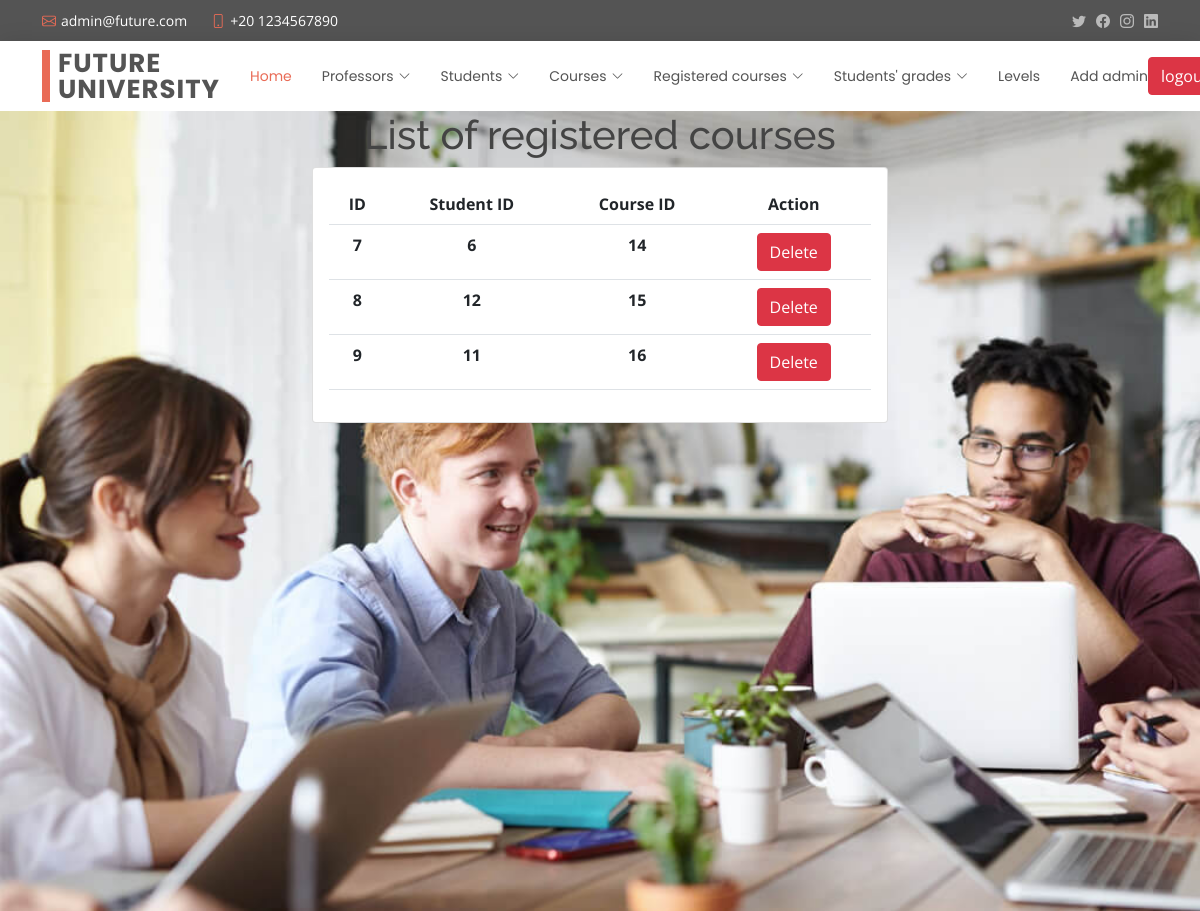
Screenshot of /registcourse/list.php (signed in) with the database file from the repository.
### tables this page shows
CREATE TABLE `registcourse` (
  `id` int(11) NOT NULL,
  `studentId` int(11) NOT NULL,
  `courseId` int(11) NOT NULL
);

### registcourse/list.php (the view, shortened to what this page needs)
<?php ob_start();
include '../shared/header.php';
include '../shared/nav.php';
include '../general/config.php';
$select = "SELECT * FROM `registcourse`";
$s = mysqli_query($conn, $select);
?>
<link rel="stylesheet" href="./prof.css">
<div class="parent">
<h1 class="text-center">List of registered courses</h1>
<div class="container col-md-6 text-center">
        <div class="card">
            <div class="card-body">
                <table class="table">
                    <tr>
                        <th>ID</th>
                        <th>Student ID</th>
                        <th>Course ID</th>
                        <th >Action</th>
                    </tr>
                    <?php foreach($s as $data) {?>
                    <tr>
                        <th><?php echo $data['id']?></th>
                        <th><?php echo $data['studentId']?></th>
                        <th><?php echo $data['courseId']?></th>
                        <th><a href="/university/registcourse/list.php?delete=<?php echo $data['id'] ?>" class="btn btn-danger">Delete</a></th>
                    </tr>
                    <?php }?>
                </table>
            </div>
        </div>
</div>
</div>
<?php include '../shared/script.php'?>

### assets/css/style.css (style rules this page uses)
body { font-family: "Open Sans", sans-serif; color: #444444; }
a { color: #e96b56; text-decoration: none; }
h1, h2, h3, h4, h5, h6 { font-family: "Raleway", sans-serif; }

### registcourse/prof.css (style rules this page uses)
.parent { background-image: url("../assets/img/about.jpg"); background-size: 100%; height: 100vh; width: 100%; }

### rows the page displays
registcourse: id "7", studentId "6", courseId "14"
registcourse: id "8", studentId "12", courseId "15"
registcourse: id "9", studentId "11", courseId "16"
